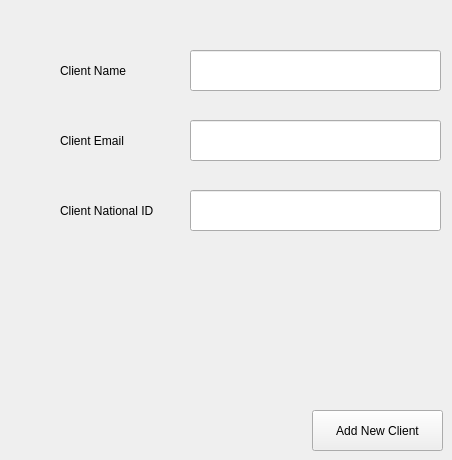
      <widget class="QWidget" name="tab_15">
       <attribute name="title">
        <string>Add New Client</string>
       </attribute>
       <widget class="QLabel" name="label_41">
        <property name="geometry">
         <rect>
          <x>60</x>
          <y>60</y>
          <width>111</width>
          <height>21</height>
         </rect>
        </property>
        <property name="text">
         <string>Client Name</string>
        </property>
       </widget>
       <widget class="QLineEdit" name="lineEdit_29">
        <property name="geometry">
         <rect>
          <x>190</x>
          <y>50</y>
          <width>251</width>
          <height>41</height>
         </rect>
        </property>
       </widget>
       <widget class="QPushButton" name="pushButton_25">
        <property name="geometry">
         <rect>
          <x>312</x>
          <y>410</y>
          <width>131</width>
          <height>41</height>
         </rect>
        </property>
        <property name="text">
         <string>Add New Client</string>
        </property>
       </widget>
       <widget class="QLineEdit" name="lineEdit_30">
        <property name="geometry">
         <rect>
          <x>190</x>
          <y>120</y>
          <width>251</width>
          <height>41</height>
         </rect>
        </property>
       </widget>
       <widget class="QLabel" name="label_42">
        <property name="geometry">
         <rect>
          <x>60</x>
          <y>130</y>
          <width>111</width>
          <height>21</height>
         </rect>
        </property>
        <property name="text">
         <string>Client Email</string>
        </property>
       </widget>
       <widget class="QLineEdit" name="lineEdit_31">
        <property name="geometry">
         <rect>
          <x>190</x>
          <y>190</y>
          <width>251</width>
          <height>41</height>
         </rect>
        </property>
       </widget>
       <widget class="QLabel" name="label_43">
        <property name="geometry">
         <rect>
          <x>60</x>
          <y>200</y>
          <width>111</width>
          <height>21</height>
         </rect>
        </property>
        <property name="text">
         <string>Client National ID</string>
        </property>
       </widget>
      </widget>
